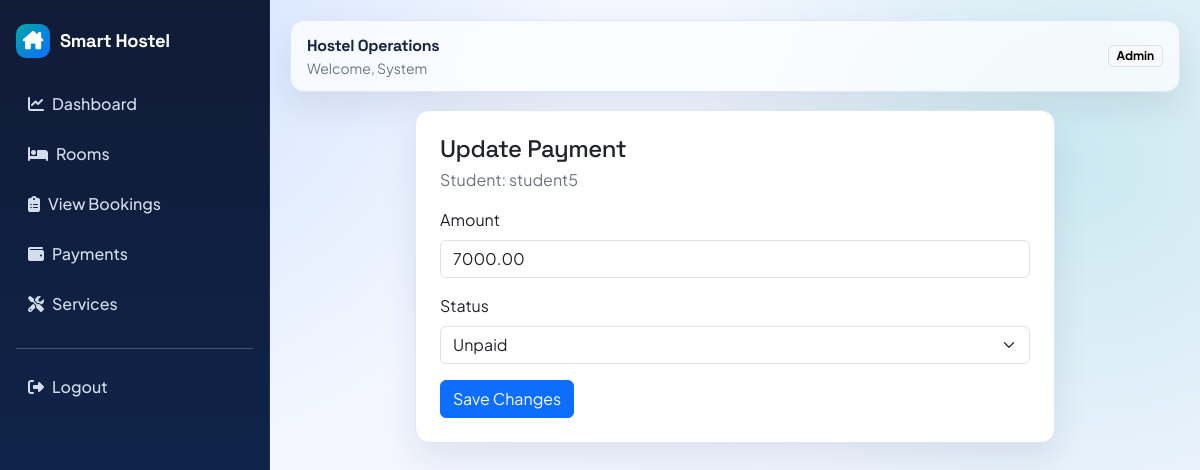
The page /payments/update/20 (signed in) on the database its author committed.
### accounts/models.py (models this page shows, shortened)
class User(AbstractUser):
	ROLE_ADMIN = "admin"
	ROLE_STUDENT = "student"
	ROLE_CHOICES = [
		(ROLE_ADMIN, "Admin"),
		(ROLE_STUDENT, "Student"),
	]
	role = models.CharField(max_length=20, choices=ROLE_CHOICES, default=ROLE_STUDENT)

### payments/models.py (models this page shows, shortened)
class Payment(models.Model):
	STATUS_PAID = "paid"
	STATUS_PARTIAL = "partial"
	STATUS_UNPAID = "unpaid"
	STATUS_CHOICES = [
		(STATUS_PAID, "Paid"),
		(STATUS_PARTIAL, "Partial"),
		(STATUS_UNPAID, "Unpaid"),
	]
	LATE_FEE_PER_DAY = 50  # in currency units (₹)
	user = models.ForeignKey(settings.AUTH_USER_MODEL, on_delete=models.CASCADE, related_name="payments")
	amount = models.DecimalField(max_digits=10, decimal_places=2)
	status = models.CharField(max_length=20, choices=STATUS_CHOICES, default=STATUS_UNPAID)
	due_date = models.DateField(null=True, blank=True)
	paid_date = models.DateTimeField(null=True, blank=True)
	late_fee = models.DecimalField(max_digits=10, decimal_places=2, default=0)
	date = models.DateTimeField(auto_now_add=True)
	updated_at = models.DateTimeField(auto_now=True)
	class Meta:
		ordering = ["-date"]

### payments/views.py (the view)
# urls.py: path("payments/update/<int:payment_id>", payment_update_view, name="update"),
@user_passes_test(_is_admin_user)
def payment_update_view(request, payment_id):
	payment = get_object_or_404(Payment, pk=payment_id)
	if request.method == "POST":
		form = PaymentUpdateForm(request.POST, instance=payment)
		if form.is_valid():
			form.save()
			messages.success(request, "Payment updated successfully.")
			return redirect("payments:list")
	else:
		form = PaymentUpdateForm(instance=payment)
	return render(request, "payments/update_payment.html", {"form": form, "payment": payment})

### payments/forms.py
class PaymentUpdateForm(forms.ModelForm):
    class Meta:
        model = Payment
        fields = ["amount", "status", "due_date", "paid_date"]
        widgets = {
            "amount": forms.NumberInput(attrs={"class": "form-control", "step": "0.01", "min": 0}),
            "status": forms.Select(attrs={"class": "form-select"}),
            "due_date": forms.DateInput(attrs={"class": "form-control", "type": "date"}),
            "paid_date": forms.DateTimeInput(attrs={"class": "form-control", "type": "datetime-local"}),
        }

### payments/views.py (called while the page is built)
def _is_admin_user(user):
	return user.is_authenticated and (user.is_staff or user.role == User.ROLE_ADMIN)

### templates/payments/update_payment.html (shortened to what this page needs)
{% extends "base.html" %}
{% block content %}
<div class="card card-soft mx-auto" style="max-width: 640px;">
    <div class="card-body p-4">
        <h4 class="mb-1">Update Payment</h4>
        <p class="text-secondary">Student: {{ payment.user.username }}</p>
        <form method="post">
            <div class="mb-3">
                <label class="form-label">Amount</label>
                {{ form.amount }}
            </div>
            <div class="mb-3">
                <label class="form-label">Status</label>
                {{ form.status }}
            </div>
            <button type="submit" class="btn btn-primary">Save Changes</button>
        </form>
    </div>
</div>
{% endblock %}

### templates/base.html (shortened to what this page needs)
{% load static %}
<!doctype html>
<html lang="en">
<head>
    <link href="https://cdn.jsdelivr.net/npm/bootstrap@5.3.3/dist/css/bootstrap.min.css" rel="stylesheet">
    <link href="https://cdnjs.cloudflare.com/ajax/libs/font-awesome/6.5.2/css/all.min.css" rel="stylesheet">
    <link href="{% static 'css/app.css' %}" rel="stylesheet">
</head>
<body>
{% if user.is_authenticated %}
<div class="shell">
    <aside class="sidebar">
        <a class="brand" href="{% url 'accounts:dashboard' %}">
            <span class="brand-badge"><i class="fa-solid fa-house-chimney"></i></span>
            <span class="brand-font">Smart Hostel</span>
        </a>
        <nav class="nav flex-column">
            <a class="nav-link" href="{% url 'accounts:dashboard' %}"><i class="fa-solid fa-chart-line me-2"></i>Dashboard</a>
            <a class="nav-link" href="{% url 'hostel:rooms' %}"><i class="fa-solid fa-bed me-2"></i>Rooms</a>
            {% if user.is_authenticated and user.role == "admin" %}
            <a class="nav-link" href="{% url 'bookings:history' %}"><i class="fa-solid fa-clipboard-list me-2"></i>View Bookings</a>
            {% endif %}
            <a class="nav-link" href="{% url 'payments:list' %}"><i class="fa-solid fa-wallet me-2"></i>Payments</a>
            <a class="nav-link" href="{% url 'services:list' %}"><i class="fa-solid fa-screwdriver-wrench me-2"></i>Services</a>
        </nav>
        <hr class="border-light-subtle my-3">
        <a class="nav-link" href="{% url 'accounts:logout' %}"><i class="fa-solid fa-right-from-bracket me-2"></i>Logout</a>
    </aside>
    <main class="main">
        <div class="topbar">
            <div>
                <strong class="brand-font">Hostel Operations</strong>
                <div class="small text-secondary">Welcome, {{ request.user.first_name|default:request.user.username }}</div>
            </div>
            <span class="badge text-bg-light border">{{ request.user.get_role_display }}</span>
        </div>
        {% block content %}{% endblock %}
    </main>
</div>
{% else %}
<div class="auth-wrap">
    {% block auth_content %}{% endblock %}
</div>
{% endif %}
</body>
</html>

### static/css/app.css (style rules this page uses)
:root { --bg-1: #f7f9ff; --bg-2: #eef3ff; --surface: #ffffff; --ink-1: #18233f; --ink-2: #5b6787; --brand: #0d6efd; --brand-2: #00a6a6; --accent: #ff8a00; --line: #dde5ff; --shadow: 0 15px 35px rgba(24, 35, 63, 0.09); }
* { box-sizing: border-box; }
body { margin: 0; font-family: "Plus Jakarta Sans", sans-serif; color: var(--ink-1); background: radial-gradient(circle at 10% 0%, rgba(13, 110, 253, 0.16), transparent 35%), radial-gradient(circle at 90% 20%, rgba(0, 166, 166, 0.16), transparent 32%), linear-gradient(140deg, var(--bg-1), var(--bg-2)); min-height: 100vh; }
h1, h2, h3, h4, h5, h6, .brand-font { font-family: "Space Grotesk", sans-serif; letter-spacing: -0.02em; }
.shell { display: grid; grid-template-columns: 270px 1fr; min-height: 100vh; }
.sidebar { background: linear-gradient(180deg, #101b36, #0f2956); color: #f7fbff; padding: 24px 16px; position: sticky; top: 0; height: 100vh; border-right: 1px solid rgba(255, 255, 255, 0.08); }
.brand { display: flex; align-items: center; gap: 10px; font-weight: 700; font-size: 1.15rem; margin-bottom: 24px; color: #fff; text-decoration: none; }
.brand-badge { width: 34px; height: 34px; border-radius: 10px; display: grid; place-items: center; background: linear-gradient(135deg, #00a6a6, #0d6efd); }
.sidebar .nav-link { color: rgba(233, 242, 255, 0.9); border-radius: 10px; padding: 10px 12px; margin-bottom: 6px; font-weight: 500; transition: 0.2s ease; }
.main { padding: 20px; animation: fadeUp 0.45s ease; }
.topbar { background: rgba(255, 255, 255, 0.72); backdrop-filter: blur(8px); border: 1px solid var(--line); border-radius: 14px; padding: 12px 16px; display: flex; align-items: center; justify-content: space-between; box-shadow: var(--shadow); margin-bottom: 18px; }
.card-soft { border: 1px solid var(--line); border-radius: 14px; background: var(--surface); box-shadow: var(--shadow); }

### rows shown on the page
User: user.first_name "System", user.role "Admin"
Payment: user.username "student5", amount "7000.00", status "Unpaid"
